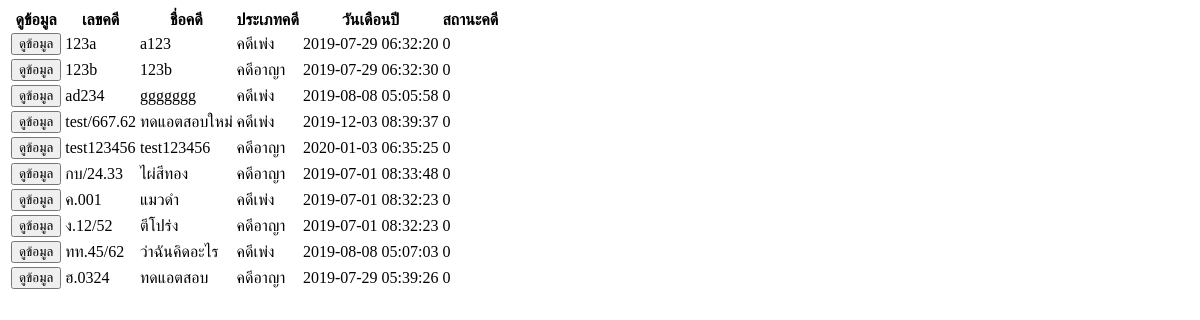
/module/main/show_data_search.php, run on an earlier commit of the app's database.
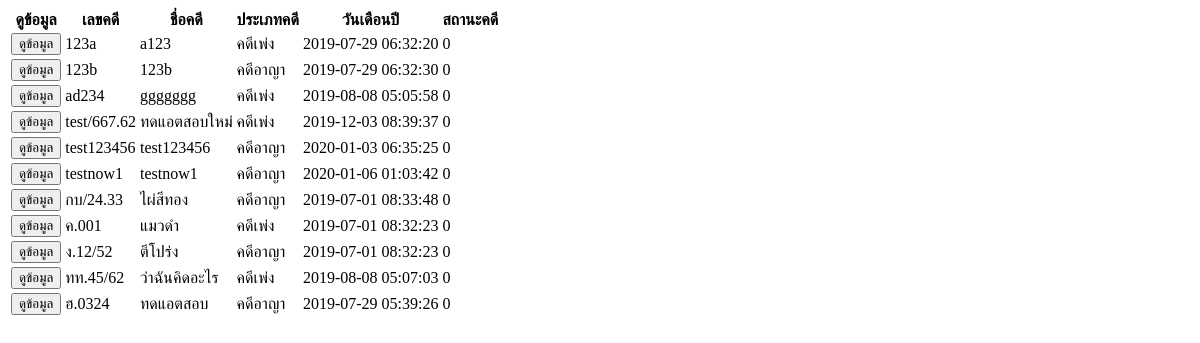
And on a later commit of the database.
### tables this page shows
CREATE TABLE `case_name` (
  `case_id` varchar(255) NOT NULL,
  `case_name` varchar(255) NOT NULL,
  `case_type` tinyint(2) NOT NULL,
  `case_savetime` timestamp NOT NULL DEFAULT current_timestamp() ON UPDATE current_timestamp(),
  `case_status` tinyint(2) NOT NULL
);

### module/main/show_data_search.php (the view, shortened to what this page needs)
<?php
$con = connect_db();
?>
<form method="get">
        <?php
                if(empty($_POST['search'])){
                  $sql="SELECT case_id,case_name,case_type,case_savetime,case_status FROM case_name";
                  $chk_id_card = "";
                }
                $select = mysqli_query($con,"$sql")or die("select sql error".mysqli_error($con));
                ?>
          <div class="row">
              <div class="col-md">
              <table id="myTable" class="display table">
                    <thead>
                      <tr>
                        <th>ดูข้อมูล</th>
                        <th>เลขคดี</th>
                        <th>ชื่อคดี</th>
                        <th>ประเภทคดี</th>
                        <th>วันเดือนปี</th>
                        <th>สถานะคดี</th>
                      </tr>
                    </thead>
                    <tbody>
                      <?php
                      while(list($case_id,$case_name,$case_type,$case_date,$status_case)=mysqli_fetch_row($select)){
                      if($case_type==1){
                        $case_typeName="คดีเพ่ง";
                      }else{
                        $case_typeName="คดีอาญา";
                      }
                      if($_POST['type']==2){
                        echo"
                          <tr>
                          <td><a href='?datacase=$case_id&search=$chk_id_card&module=1&action=1'><button type='button' class='btn btn-outline-secondary'>ดูข้อมูล</button></a></td>
                            <td>$case_id</td>
                            <td>$case_name</td>
                            <td>$case_typeName</td>
                            <td>$case_date</td>
                            <td>$status_case</td>
                        </tr>";
                      }
                      else{
                          echo"
                          <tr>
                            <td><a href='?datacase=$case_id&module=1&action=1'><button type='button' class='btn btn-outline-secondary'>ดูข้อมูล</button></a></td>
                            <td>$case_id</td>
                            <td>$case_name</td>
                            <td>$case_typeName</td>
                            <td>$case_date</td>
                            <td>$status_case</td>
                        </tr>";
                      }
                      }
                      ?>
                  </tbody>
                </table>
                </form>

What changed in the data, as far as the page shows it:
added case_name: case_id "testnow1", case_name "testnow1", case_type "คดีอาญา", case_savetime "2020-01-06 01:03:42", case_status "0"
